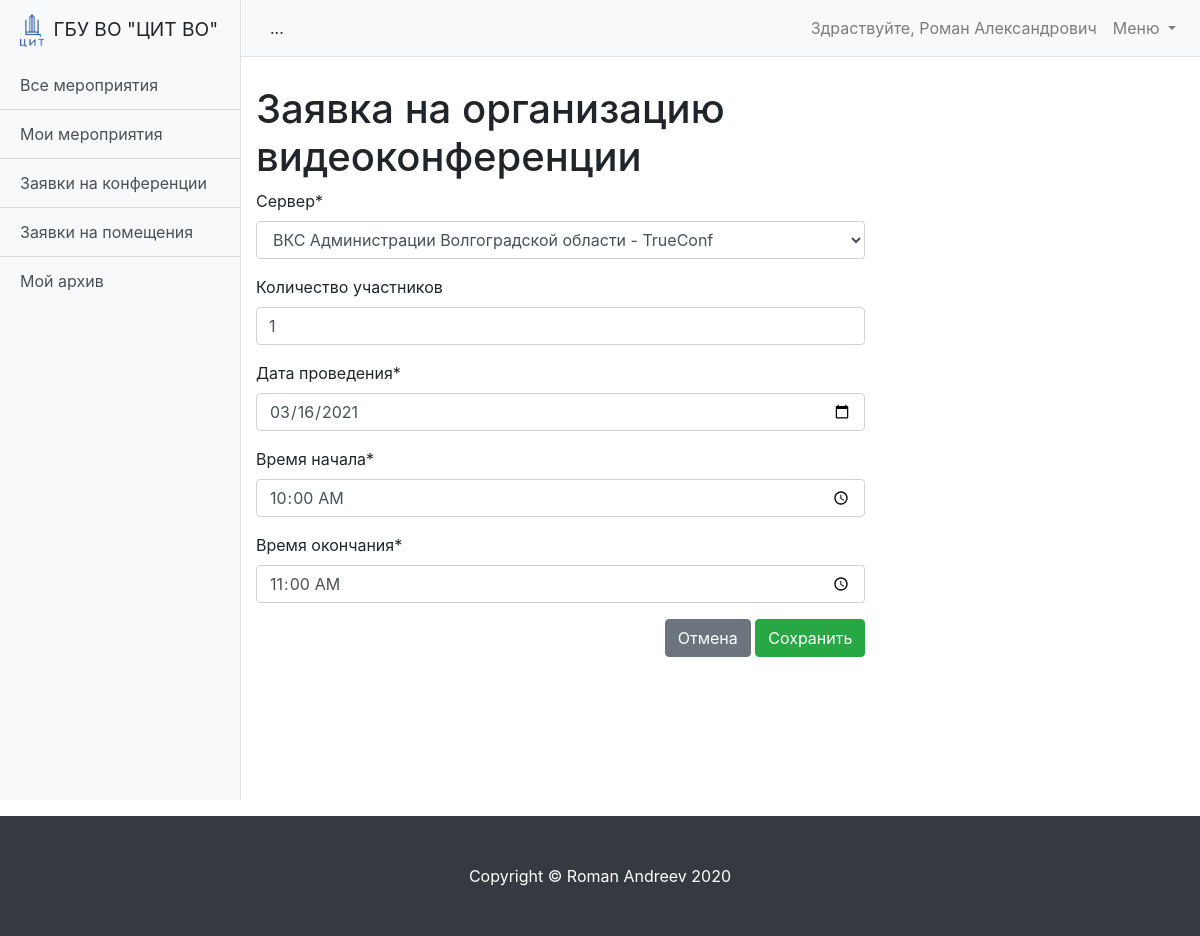
The app's page /schedule/conference-update/32/ (signed in), older data.
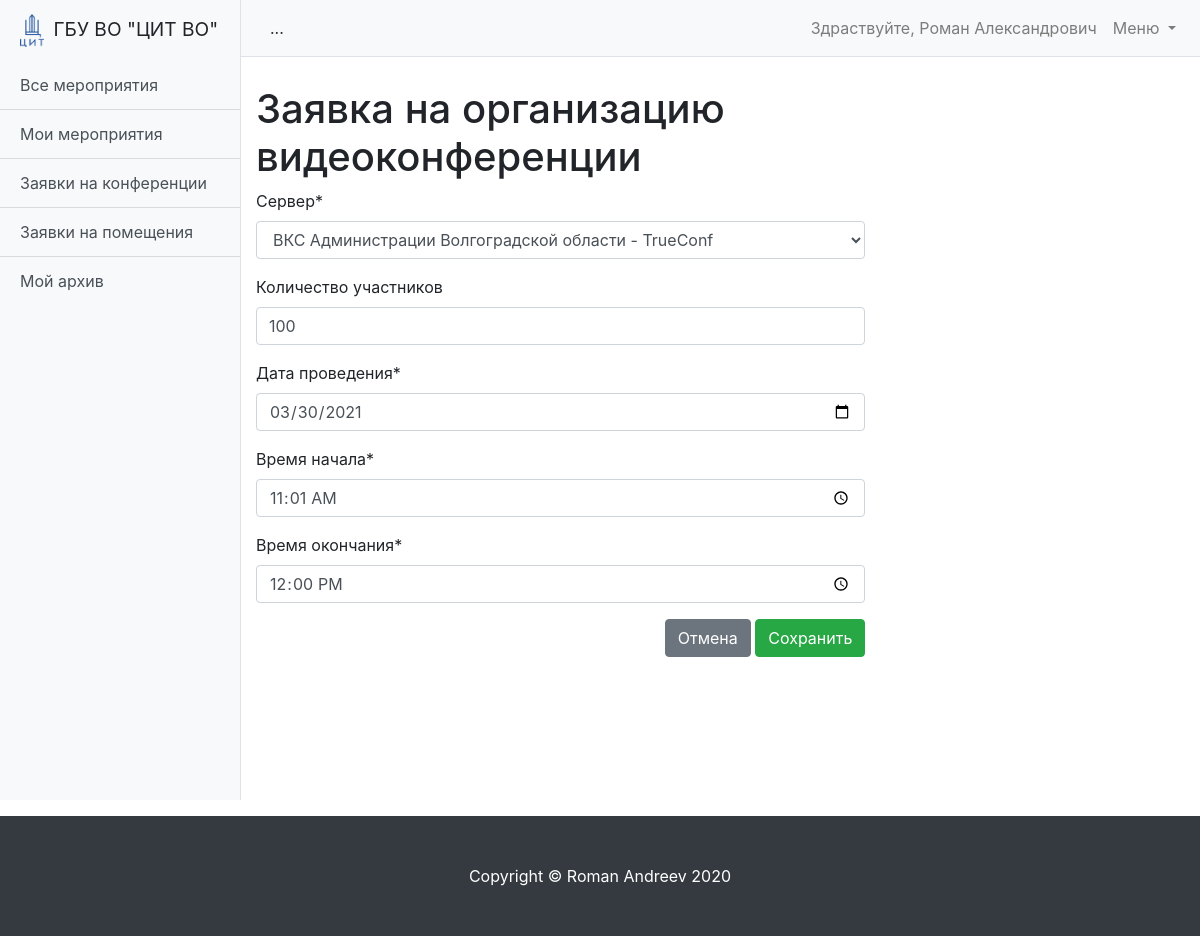
The same page, newer data.
### schedule/models.py (models this page shows, shortened)
class Conference(models.Model):
    MESSAGES = {
        'create': 'Видеоконференция создана!',
        'update': 'Видеоконференция изменена!',
        'approve': 'Видеоконференция обработана!',
        'delete': 'Видеоконференция удалена!'
    }
    STATUS_WAIT = 'wait'
    STATUS_READY = 'ready'
    STATUS_REJECTION = 'rejection'
    STATUS_COMPLETED = 'completed'
    STATUS_CHOICES = (
        (STATUS_WAIT, 'Ожидание'),
        (STATUS_READY, 'Готово'),
        (STATUS_REJECTION, 'Отказ'),
        (STATUS_COMPLETED, 'Окончено')
    )
    event = models.ForeignKey('Event', verbose_name='Мероприятие', on_delete=models.CASCADE)
    server = models.ForeignKey('Server', verbose_name='Сервер', on_delete=models.CASCADE)
    owner = models.ForeignKey('User', verbose_name='Владелец', on_delete=models.CASCADE,
                              related_name='conference_owner')
    operator = models.ForeignKey('User', verbose_name='Оператор', on_delete=models.CASCADE,
                                 related_name='conference_operator', null=True, blank=True)
    description = models.TextField(verbose_name='Описание', null=True, blank=True)
    file = models.FileField(upload_to='uploads/%Y/%m/%d/', verbose_name='Файл', null=True, blank=True)
    quota = models.PositiveSmallIntegerField(verbose_name='Количество участников', null=True, blank=True)
    link = models.CharField(max_length=255, verbose_name='Ссылка', null=True, blank=True)
    date = models.DateField(verbose_name='Дата проведения')
    time_start = models.TimeField(verbose_name='Время начала')
    time_end = models.TimeField(verbose_name='Время окончания')
    created_at = models.DateTimeField(auto_now=True)
    status = models.CharField(
        max_length=100,
        verbose_name='Статус видеоконференции',
        choices=STATUS_CHOICES,
        default=STATUS_WAIT
    )
    comment = models.TextField(verbose_name='Комментарий', null=True, blank=True)
    class Meta:
        ordering = ['date', 'time_start']
        verbose_name = 'Конференция'
        verbose_name_plural = 'Конференции'

### schedule/views/conference.py (the view, shortened to what this page needs)
# urls.py: path('conference-update/<int:pk>/', ConferenceUpdateView.as_view(), name='conference_update'),
class ConferenceUpdateView(UserIsOwnerMixin, HelpMixin, UpdateView):
    model = Conference
    form_class = ConferenceUpdateForm
    def get(self, request, *args, **kwargs):
        conference = get_object_or_none(Conference, pk=kwargs.get('pk'))
        booking = Booking.objects.filter(conference=conference)
        if booking:
            messages.add_message(
                self.request, messages.ERROR,
                f'Нельзя изменить конференцию с существующим бронированием. Сначала удалите бронирование помещения!'
            )
            return HttpResponseRedirect(conference.get_redirect_url_for_event_list())
        return super().get(request, *args, **kwargs)

### schedule/forms.py
class ConferenceUpdateForm(ConferenceCreateForm):
    """
    Форма для редактирования мероприятия
    """

### schedule/forms.py (called while the page is built)
    def create_option(self, name, value, label, selected, index, subindex=None, attrs=None):
        option = super().create_option(name, value, label, selected, index)
        if value:
            server = get_object_or_none(self.choices.queryset, pk=str(value))  # get server instance
            option['attrs']['data-server-type'] = server.server_type  # set option attribute
        return option

### schedule/models.py (called while the page is built)
def get_object_or_none(klass, *args, **kwargs):
    queryset = _get_queryset(klass)
    try:
        return queryset.get(*args, **kwargs)
    except queryset.model.DoesNotExist:
        return None

    def __str__(self):
        if self.application:
            return f'{self.name } - {self.application}'
        return self.name

    def __str__(self):
        return self.name

### schedule/views/mixins.py (called while the page is built)
    def get_url_pattern(self):
        print(dir(self.request))
        print(self.request.path.strip())
        url_parts = re.sub(r'\d+', '*.*', self.request.path)
        print(url_parts)
        return re.sub(r'\d+', '*.*', self.request.path) + ';'

### schedule/templates/schedule/conference_form.html (shortened to what this page needs)
{% extends 'schedule/base.html' %}
{% load crispy_forms_tags %}
{% load static %}
{% block data %}
<h1 class="mt-4">Заявка на организацию видеоконференции</h1>
<div>
    <form action=""  method="POST" enctype="multipart/form-data">
        {{ form|crispy }}
        <div align="right">
            <a class="btn btn-secondary" href="{{ request.META.HTTP_REFERER }}" role="button">Отмена</a>
            <input type="submit" class="btn btn-success" value="Сохранить">
        </div>
    </form>
</div>
{% endblock data %}

Row changes from the older to the newer data that the page shows:
changed Conference "ВКС Администрации Волгоградской области - TrueConf": quota "1" → "100"; date "03/16/2021" → "03/30/2021"; time_start "10:00:00" → "11:01:00"; time_end "11:00:00" → "12:00:00"
